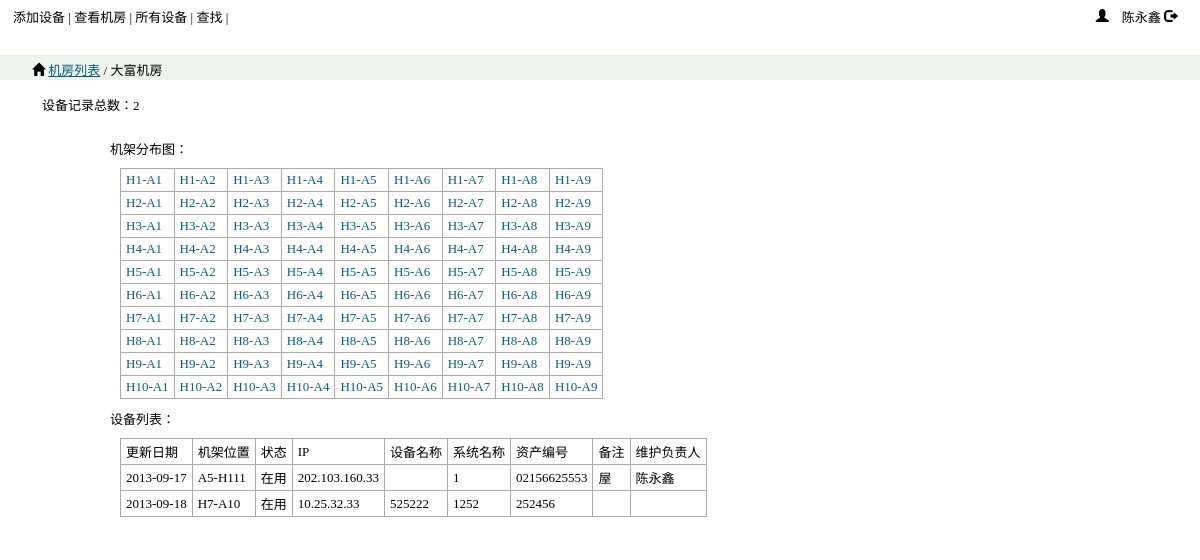
Screenshot of /roomview.php?r=1 with the database file from the repository.
### tables this page shows
CREATE TABLE IF NOT EXISTS `device_room` (
  `id` int(11) NOT NULL AUTO_INCREMENT,
  `adddate` date DEFAULT NULL,
  `roomname` varchar(50) DEFAULT NULL,
  `shelfrows` tinyint(4) DEFAULT NULL,
  `shelfcols` tinyint(4) DEFAULT NULL,
  `devsum` int(11) DEFAULT NULL,
  PRIMARY KEY (`id`)
);

CREATE TABLE IF NOT EXISTS `device_manage` (
  `id` int(11) NOT NULL AUTO_INCREMENT,
  `adddate` date DEFAULT NULL,
  `updatedate` date DEFAULT NULL,
  `room` int(11) DEFAULT NULL,
  `position` varchar(10) DEFAULT NULL,
  `status` varchar(10) DEFAULT NULL,
  `ip` varchar(100) DEFAULT NULL,
  `devname` tinytext,
  `sysname` tinytext,
  `detail` tinytext,
  `projnum` varchar(30) DEFAULT NULL,
  `projname` tinytext,
  `assetnum` varchar(30) DEFAULT NULL,
  `objnum` varchar(30) DEFAULT NULL,
  `memo` tinytext,
  `belongdep` varchar(60) DEFAULT NULL,
  `usingdep` varchar(60) DEFAULT NULL,
  `manager` varchar(8) DEFAULT NULL,
  PRIMARY KEY (`id`)
);

### roomview.php (the view)
<?php
require("header.php");
require("dbconn.php");
$tblname="device_room";
$room=isset($_GET['r'])?$_GET['r']:0;
$room_sql="SELECT roomname,shelfrows,shelfcols FROM ".$tblname." WHERE id='$room'";
$room_pdostmt=$dbh->query($room_sql);
$row=$room_pdostmt->fetch(PDO::FETCH_NUM);
$roomname=$row[0];
$shelfrows=$row[1];
$shelfcols=$row[2];
$tblname="device_manage";
$dev_sql="SELECT updatedate,position,status,ip,devname,sysname,assetnum,memo,manager FROM ".$tblname." WHERE room='$room'";
$dev_pdostmt=$dbh->query($dev_sql);
echo "<div class=\"breadcrumb\"><span class=\"glyphicon glyphicon-home\"></span> <a href=\"roomlist.php\">机房列表</a> / "
        .$roomname." </div>";
echo "<div class=\"msgbar-top\">";
echo "设备记录总数：".$dev_pdostmt->rowCount();
echo "</div>";
echo "<div class=\"container\">";
echo "机架分布图：<br/>";
echo "<table>";
for($i=1;$i<=$shelfrows;$i++)
{
    echo "<tr>";
    for($j=1;$j<=$shelfcols;$j++)
    {
        $position="H".$i."-A".$j;
        $shelf_url="shelfview.php?r=".$room."&po=".$position;
        echo "<td><a href=\"".$shelf_url."\">$position</a></td>";
    }
    echo "</tr>";
}
echo "</table>";
echo "设备列表：<br/>";
echo "<table>";
echo "<tr><td>更新日期</td><td>机架位置</td><td>状态</td><td>IP</td><td>设备名称</td><td>系统名称</td><td>资产编号</td><td>备注</td><td>维护负责人</td></tr>";
 while($row=$dev_pdostmt->fetch(PDO::FETCH_NUM))
 {
    echo "<tr>";
    foreach ($row as $field) {
        echo "<td>".$field."</td>";
    }
    echo "</tr>";
 }
echo "</table>";
?>
</div>
</body>
</html>

### css/ccbt.css (style rules this page uses)
body { margin: 0; font-size: 13px; }
.breadcrumb { height: 15px; margin: 5px 0 5px 0; padding: 5px 5px 5px 32px; background: #EDF4ED; }
.breadcrumb a { font-weight: normal; color: #085D81; }
.msgbar-top { margin: 5px 15px 5px 32px; padding: 10px 5px 15px 10px; }
.container { margin:0 auto; width: 980px; padding: 5px 10px; background: #fff; }
.container table,tr,td,th { font-size:100%; border-collapse: collapse; border: solid 1px #aaa; padding:3px 5px 3px 5px; margin:10px 10px 10px 10px; }
.container table a { text-decoration: none; color: #085D81; }
.glyphicon { position: relative; top: 1px; display: inline-block; font-family: 'Glyphicons Halflings'; -webkit-font-smoothing: antialiased; font-style: normal; font-weight: normal; line-height: 1; }
.glyphicon-home:before { content: "\e021"; }

### rows the page displays
device_room: roomname "大富机房"
device_manage: updatedate "2013-09-17", position "A5-H111", status "在用", ip "202.103.160.33", sysname "1", assetnum "02156625553", memo "屋", manager "陈永鑫"
device_manage: updatedate "2013-09-18", position "H7-A10", status "在用", ip "10.25.32.33", devname "525222", sysname "1252", assetnum "252456"

### other values shown
$dev_pdostmt->rowCount() "2"
$position "H1-A1"
$position "H1-A2"
$position "H1-A3"
$position "H1-A4"
$position "H1-A5"
$position "H1-A6"
$position "H1-A7"
$position "H1-A8"
$position "H1-A9"
$position "H2-A1"
$position "H2-A2"
$position "H2-A3"
$position "H2-A4"
$position "H2-A5"
